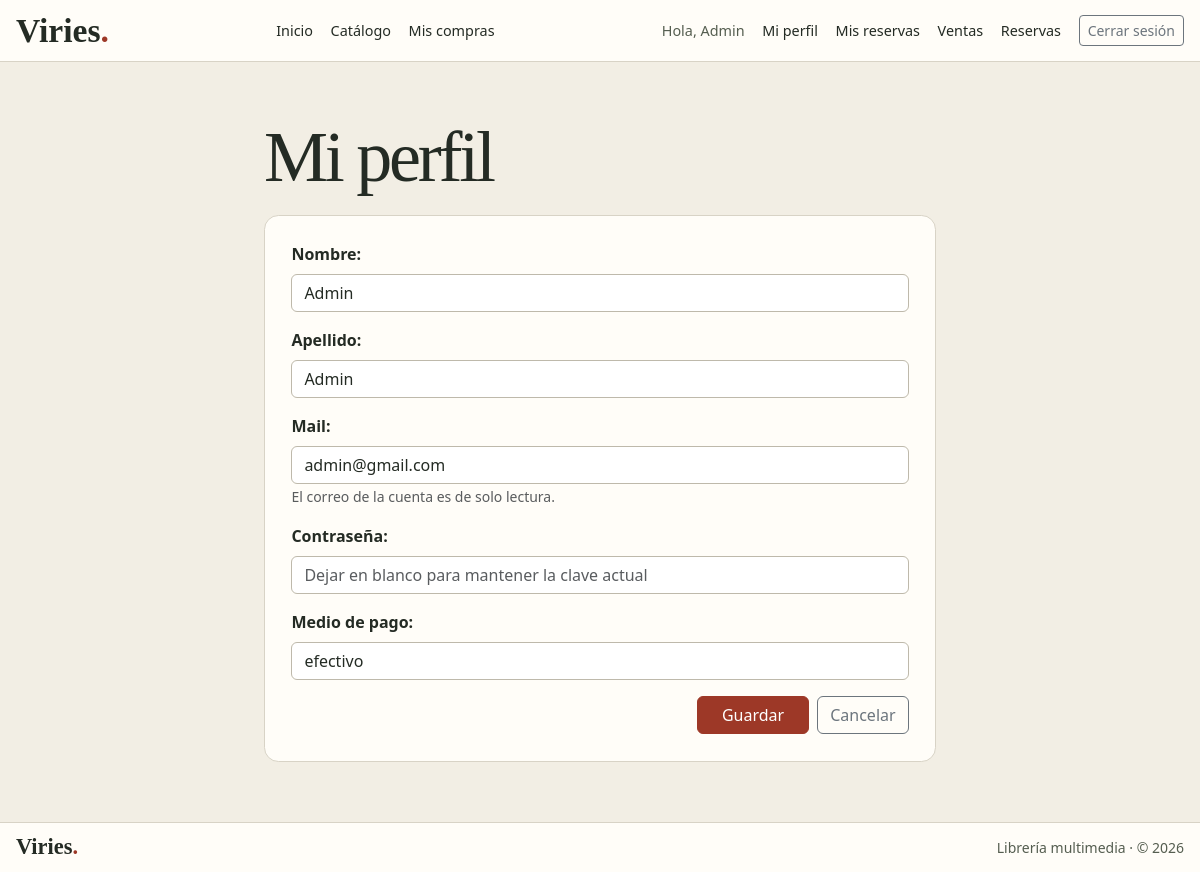
The app's page /usuarios/perfil (signed in) with its own data.
### db.py (models this page shows)
class Base(DeclarativeBase):
    pass

class Usuario(Base):
    __tablename__ = "usuario"
    __table_args__ = {"sqlite_autoincrement": True}
    id: Mapped[int] = mapped_column(primary_key=True)
    nombre: Mapped[str] = mapped_column(Text)
    apellido: Mapped[str] = mapped_column(Text)
    email: Mapped[str] = mapped_column(Text, unique=True)
    password_hash: Mapped[str] = mapped_column(Text)
    rol_id: Mapped[int]
    medio: Mapped[str] = mapped_column(Text)

### usuarios.py (the view)
@bp_usuarios.route("/perfil", methods=["GET"])
def mi_perfil():
    usuario_id = session.get("usuario_id")
    if usuario_id is None:
        return redirect(url_for("login"))
    return editar_usuario(usuario_id)

### db.py (called while the page is built)
def abrir_sesion():
    return current_app.extensions["viries_db"]()

### usuarios.py (called while the page is built)
@bp_usuarios.route("/editar/<int:usuario_id>", methods=["GET"])
def editar_usuario(usuario_id):
    usuario_autenticado = session.get("usuario_id")
    if usuario_autenticado is None:
        return redirect(url_for("login"))
    if usuario_id != usuario_autenticado:
        abort(403)
    with abrir_sesion() as datos:
        usuario = datos.get(Usuario, usuario_id)
    if not usuario:
        flash("Usuario no encontrado.", "danger")
        return redirect(url_for("login"))
    return render_template("usuario-form.html", usuario=usuario)

### templates/usuario-form.html (shortened to what this page needs)
{% extends 'viries-base.html' %}
{% block layout %}narrow{% endblock %}
{% block content %}
<h1>{{ "Mi perfil" if usuario else "Crear cuenta" }}</h1>
<form class="paper" action="{{url_for('usuarios.guardar_usuario') }}" method="post">
            <div class="mb-3">
                <label class="form-label font-weight-bold">Nombre:</label>
                <input class="form-control" type="text" name="nombre" value="{{usuario.nombre if usuario else ''}}" required>
            </div>
            <div class="mb-3">
                <label class="form-label font-weight-bold">Apellido:</label>
                <input class="form-control" type="text" name="apellido" value="{{usuario.apellido if usuario else ''}}" required/>
            </div>
            <div class="mb-3">
                <label class="form-label font-weight-bold">Mail:</label>
                <input class="form-control" type="email" name="email"
                       value="{{ usuario.email if usuario else '' }}"
                       {% if usuario %}readonly{% else %}required{% endif %}/>
                {% if usuario %}
                    <small class="form-text text-muted">El correo de la cuenta es de solo lectura.</small>
                {% endif %}
            </div>
            <div class="mb-3">
                <label class="form-label font-weight-bold">Contraseña:</label>
                <input class="form-control" type="password" name="password" {% if usuario %}placeholder="Dejar en blanco para mantener la clave actual"{% endif %}/>
            </div>
            <div class="mb-3">
                <label class="form-label font-weight-bold">Medio de pago:</label>
                <input class="form-control" type="text" name="medio" value="{{usuario.medio if usuario else ''}}" required/>
            </div>
            <div class="d-flex justify-content-end gap-2">
                <button type="submit" class="btn btn-primary px-4">Guardar</button>
                <a href="{{ url_for('index')}}" class="btn btn-outline-secondary">Cancelar</a>
            </div>
        </form>
{% endblock %}

### static/css/viries.css (style rules this page uses)
:root { --paper: #fffdf8; --canvas: #f2eee4; --ink: #242b24; --muted: #555e50; --line: #d8d3c6; --accent: #9d3827; --accent-hover: #7d2a1d; --focus: #126b94; --display: "Iowan Old Style", "Palatino Linotype", Palatino, Georgia, serif; --bs-body-color: var(--ink); --bs-body-bg: var(--canvas); --bs-link-color-rgb: 157, 56, 39; --bs-link-hover-color-rgb: 125, 42, 29; }
body { display: flex; flex-direction: column; min-height: 100vh; }
h1, .shelf-title, .wordmark { font-family: var(--display); }
h1 { font-size: clamp(2.5rem, 7vw, 4.5rem); line-height: .98; letter-spacing: -.045em; margin-bottom: 1.4rem; }
.paper, .results-paper { background: var(--paper); border: 1px solid var(--line); border-radius: .9rem; }
.paper { padding: clamp(1rem, 3vw, 1.65rem); }
.form-control, .form-select { --bs-border-color: #beb9ab; background-color: #fff; }
.form-label { font-weight: 600; }
.btn-primary { --bs-btn-bg: var(--accent); --bs-btn-border-color: var(--accent); --bs-btn-hover-bg: var(--accent-hover); --bs-btn-hover-border-color: var(--accent-hover); --bs-btn-active-bg: var(--accent-hover); --bs-btn-active-border-color: var(--accent-hover); --bs-btn-disabled-bg: #6b625b; --bs-btn-disabled-border-color: #6b625b; }
:where(a, button, input, select, [tabindex]):focus-visible { outline: 3px solid var(--focus) !important; outline-offset: 3px; box-shadow: none; }

### records on screen
Usuario: nombre "Admin", apellido "Admin", email "admin@gmail.com", medio "efectivo"

### other values on screen
{{ label }} "Inicio" "Catálogo" "Mis compras"
{{ session.get('usuario_nombre') }} "Admin"
{{ "Mi perfil" if usuario else "Crear cuenta" }} "Mi perfil"
